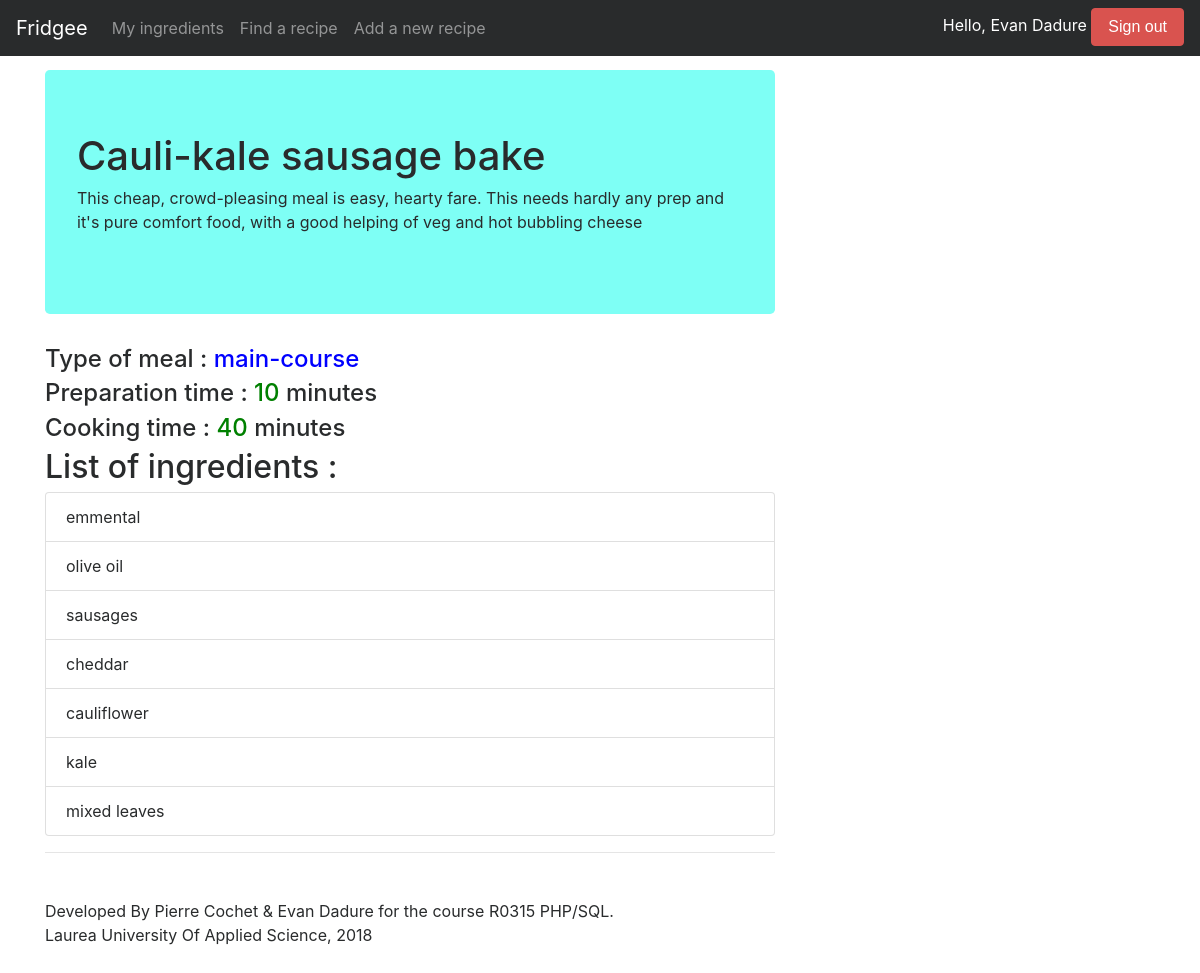
Page /recipe.php?recipe=1 (signed in) on the committed database.
### tables this page shows
CREATE TABLE `recipe` (
  `id` int(11) UNSIGNED NOT NULL,
  `recipe_name` varchar(250) NOT NULL,
  `recipe_description` longtext,
  `recipe_type` varchar(100) DEFAULT NULL,
  `recipe_prep_time` int(11) DEFAULT '0',
  `recipe_cook_time` int(11) DEFAULT '0'
);

### recipe.php (the view, shortened to what this page needs)
<?php
  include_once('header.php');
  if (!isset($_SESSION['u_id']))
  {
    header("Location: signin.php");
    exit();
  }else{
    if(isset($_GET['recipe']))
    {
      $idRecipe = $_GET['recipe'];
      $sql = "SELECT * FROM recipe WHERE id=".$idRecipe;
      $result = mysqli_query($conn,$sql);
      $recipe = mysqli_fetch_all($result,MYSQLI_ASSOC)[0];
      $sql = "SELECT * FROM involves WHERE recipe_id=".$idRecipe;
      $result = mysqli_query($conn,$sql);
      $ingredients = mysqli_fetch_all($result,MYSQLI_ASSOC);
      $listIngredients = array();
      foreach ($ingredients as $key => $value) {
        $sql = "SELECT * FROM food WHERE id=".$value["food_id"];
        $result = mysqli_query($conn,$sql);
        $ingredients = mysqli_fetch_assoc($result);
        array_push($listIngredients,$ingredients["food_name"]);
      }
      $recipe["ingredients"] = $listIngredients;
    }else{
      header("Location: 404.php");
      exit();
    }
  }
?>
    <div class="container">
      <div class="row row-offcanvas row-offcanvas-right">
        <div class="col-12 col-md-8">
          <div class="jumbotron" style="background-color: #7efff5">
            <h1><?php echo $recipe['recipe_name'];?></h1>
            <p><?php echo $recipe['recipe_description'];?></p>
          </div>
          <h4>Type of meal : <span style="color:blue"> <?php echo $recipe['recipe_type'];?></span></h4>
          <h4>Preparation time : <span style="color:green"> <?php echo $recipe['recipe_prep_time'];?></span> minutes</h4>
          <h4>Cooking time : <span style="color:green"> <?php echo $recipe['recipe_cook_time'];?></span> minutes</h4>
          <h2>List of ingredients :</h2>
          <ul class="list-group">
<?php
  foreach($recipe['ingredients'] as $key => $value)
    echo '<li class="list-group-item">'.$value.'</li>'
?>
          </ul>
<?php
  include_once('footer.php');
?>

### CSS/offcanvas.css (style rules this page uses)
html, body { overflow-x: hidden; }
body { padding-top: 70px; }

### rows in the picture
recipe: recipe_name "Cauli-kale sausage bake", recipe_description "This cheap, crowd-pleasing meal is easy, hearty fare. This needs hardly any prep and it's pure comfort food, with a good helping of veg and hot bubbling cheese", recipe_type "main-course", recipe_prep_time "10", recipe_cook_time "40"

### other values in the picture
$_SESSION['username'] "Evan Dadure"
$value "emmental"
$value "olive oil"
$value "sausages"
$value "cheddar"
$value "cauliflower"
$value "kale"
$value "mixed leaves"
